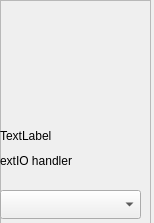
<?xml version="1.0" encoding="UTF-8"?>
<ui version="4.0">
 <class>Form</class>
 <widget class="QWidget" name="Form">
  <property name="geometry">
   <rect>
    <x>0</x>
    <y>0</y>
    <width>154</width>
    <height>223</height>
   </rect>
  </property>
  <property name="windowTitle">
   <string>Form</string>
  </property>
  <widget class="QFrame" name="frame">
   <property name="geometry">
    <rect>
     <x>0</x>
     <y>0</y>
     <width>151</width>
     <height>231</height>
    </rect>
   </property>
   <property name="frameShape">
    <enum>QFrame::StyledPanel</enum>
   </property>
   <property name="frameShadow">
    <enum>QFrame::Raised</enum>
   </property>
   <widget class="QLabel" name="label">
    <property name="geometry">
     <rect>
      <x>0</x>
      <y>150</y>
      <width>121</width>
      <height>21</height>
     </rect>
    </property>
    <property name="text">
     <string>extIO handler</string>
    </property>
   </widget>
   <widget class="QLabel" name="nameofdll">
    <property name="geometry">
     <rect>
      <x>10</x>
      <y>80</y>
      <width>131</width>
      <height>21</height>
     </rect>
    </property>
    <property name="text">
     <string/>
    </property>
   </widget>
   <widget class="QLabel" name="status">
    <property name="geometry">
     <rect>
      <x>0</x>
      <y>120</y>
      <width>121</width>
      <height>31</height>
     </rect>
    </property>
    <property name="text">
     <string>TextLabel</string>
    </property>
   </widget>
   <widget class="QComboBox" name="cardSelector">
    <property name="geometry">
     <rect>
      <x>0</x>
      <y>190</y>
      <width>141</width>
      <height>29</height>
     </rect>
    </property>
   </widget>
  </widget>
 </widget>
 <resources/>
 <connections/>
</ui>
